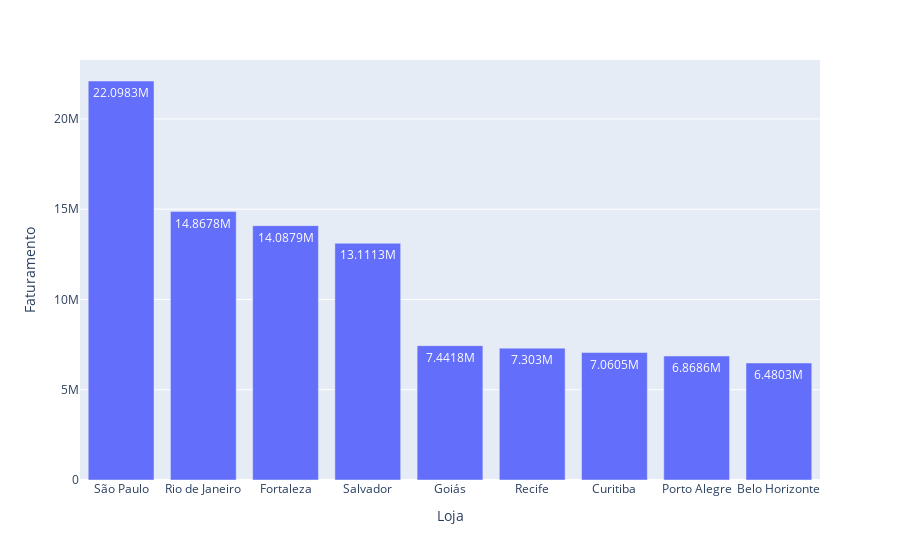

The notebook cell this image was saved under:
### Code cell
# Passo 7 - Criando um grafico.
grafico = px.bar(tabela_lojas, x=tabela_lojas.index, y="Faturamento", text_auto=True)
grafico.show()

### Figure 1 — Plotly figure (JSON) as saved in the notebook; plotly's stock layout.template omitted (floating-point values rounded to 4 significant figures)
{"data": [{"alignmentgroup": "True", "hovertemplate": "Loja=%{x}<br>Faturamento=%{y}<extra></extra>", "legendgroup": "", "marker": {"color": "#636efa", "pattern": {"shape": ""}}, "name": "", "offsetgroup": "", "orientation": "v", "showlegend": false, "textposition": "auto", "texttemplate": "%{y}", "type": "bar", "x": ["São Paulo", "Rio de Janeiro", "Fortaleza", "Salvador", "Goiás", "Recife", "Curitiba", "Porto Alegre", "Belo Horizonte"], "xaxis": "x", "y": [22098300, 14867800, 14087900, 13111300, 7441800, 7303000, 7060500, 6868600, 6480300], "yaxis": "y"}], "layout": {"barmode": "relative", "legend": {"tracegroupgap": 0}, "margin": {"t": 60}, "xaxis": {"anchor": "y", "domain": [0, 1], "title": {"text": "Loja"}}, "yaxis": {"anchor": "x", "domain": [0, 1], "title": {"text": "Faturamento"}}}}
